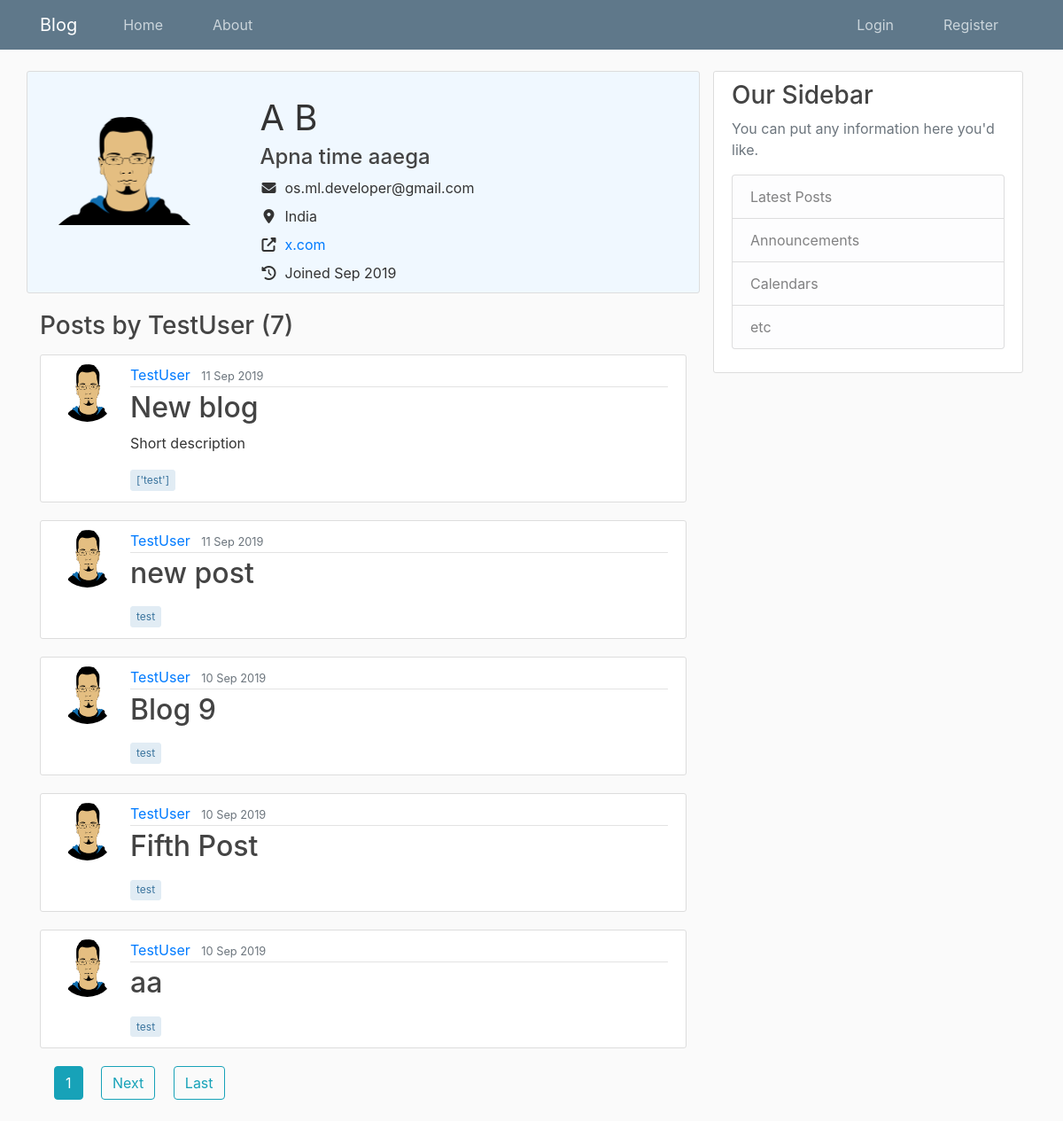
Screenshot of /blog/user/TestUser with the database file from the repository.
### Users/models.py (models this page shows, shortened)
class Profile(models.Model):
    user = models.OneToOneField(User, on_delete=models.CASCADE)
    bio = models.CharField(null=True, max_length=140, blank=True)
    image = models.ImageField(default='default.jpg', upload_to='profile_pics', blank=True)
    public = models.BooleanField(default=False)
    website = models.CharField(null=True, blank=True, max_length=80)
    location = models.CharField(null=True, max_length=200, blank=True)
    join_date = models.DateTimeField(auto_now_add=True)
    def __str__(self):
        return f'{self.user.username} Profile'

### Blog/models.py (models this page shows, shortened)
class Post(models.Model):
    title = models.CharField(max_length=80, unique=True)
    slug = models.SlugField(default='', max_length=80)
    short_des = models.TextField(default='', max_length=500, blank=True)
    content = models.TextField()
    tags = models.CharField(max_length=80, default='', blank=True)
    date_posted = models.DateTimeField(default=timezone.now)
    last_updated = models.DateTimeField(auto_now=True)
    author = models.ForeignKey(User, null=True, on_delete=models.SET_NULL)
    publish = models.BooleanField(default=False)

### Blog/views.py (the view)
# urls.py: path('user/<str:username>', UserPostListView.as_view(), name='user-posts'),
class UserPostListView(ListView):
    template_name = 'Blog/user_posts.html'   # <app>/<model>_<viewtype>.html
    context_object_name = 'posts'
    queryset = Post.objects.filter(publish=True)
    paginate_by = 5
    def get_queryset(self):
        user = get_object_or_404(User, username=self.kwargs.get('username'))
        return Post.objects.filter(author=user).order_by('-date_posted')
    def get_context_data(self, **kwargs):
        context = super(UserPostListView, self).get_context_data(**kwargs)
        context['author'] = get_object_or_404(User,
                                                username=self.kwargs.get('username')
                                                )
        context['profile'] = get_object_or_404(Profile,
                                                user=get_object_or_404(
                                                    User,
                                                    username=self.kwargs.get('username')
                                                    ))
        return context

### Blog/templates/Blog/user_posts.html (shortened to what this page needs)
{% extends "Blog/base.html" %}
{% block content %}
{% ifnotequal profile.user user %}
<div class="row {{profile}} content-section mt-0">
    <div class="avatar col-12 col-lg-3 col-xs-12 col-md-3 pr-3">
        <img class="user-img" src="{{ profile.image.url }}" alt="{{ author.first_name }} {{ author.last_name }}">
    </div>
    <div class="profile-info col-12 col-lg-9 col-xs-12 col-md-9 mt-1 pr-3">
        <ul class="list-unstyled ml-5 pr-3">
            <li class="user-name mt-2 account-heading">
                {{ author.first_name }} {{ author.last_name }}
            </li>
            <h4 class="user-bio mb-2">
                {{ profile.bio }}
            </h4>
            {% if profile.public %}
            <li class="user-email mt-2">
                <span><i class="fa fa-envelope fa-fw mr-2"></i>{{ author.email }}</span>
            </li>
            {% endif %}
            {% if profile.location %}
            <li class="user-location mt-2">
                <span><i class="fa fa-map-marker-alt fa-fw mr-2"></i>{{ profile.location }}</span>
            </li>
            {% endif %}
            {% if profile.website %}
            <li class="user-website mt-2">
                <span>
                    <i class="fa fa-external-link-alt fa-fw mr-2"></i><a href="{{profile.website}}" target="_blank">{{ profile.website }}</a>
                </span>
            </li>
            {% endif %}
            <li class="user-join-date mt-2">
                <span>
                <i class="fa fa-history fa-fw mr-2"></i>Joined {{ profile.join_date|date:"M Y" }}<li>
            </span>
        </ul>
    </div>
</div>
<h3 class="mb-3">Posts by {{ view.kwargs.username }} ({{ page_obj.paginator.count }})</h3>
{% else %}
<h3 class="mb-3">Total Posts ({{ page_obj.paginator.count }})</h3>
{% endifnotequal %}
{% for post in posts %}
<div class="media content-section">
    <img class="rounded-circle article-img" src="{{ post.author.profile.image.url }}">
    <div class="media-body">
        <div class="article-metadata">
            <a class="mr-2" href="{% url 'Blog:user-posts' post.author.username %}">{{ author }}</a>
            <small class="text-muted">{{ post.date_posted|date:"j M Y" }}</small>
        </div>
        <h2><a class="article-title" href="{% url 'Blog:post-detail' post.slug %}">{{ post.title }}</a></h2>
        <p class="article-short-des">{{ post.short_des }}</p>
        <p class="article-tags">{{ post.tags }}</p>
    </div>
</div>
{% endfor %}
{% if is_paginated %}
     {% for num in page_obj.paginator.page_range %} {% if page_obj.number == num %}
    <a class="btn btn-info ml-3 mb-4" href="?page={{num}}">{{num}}</a> {% elif num > obj.page_obj.number|add:'-3' and num > obj.page_obj.number|add:'3' %}
    <a class="btn btn-outline-info ml-3 mb-4" href="?page={{num}}">{{num}}</a> {% endif %} {% endfor %} {% if page_obj.has_next %}
    <a class="btn btn-outline-info ml-3 mb-4" href="?page={{ page_obj.next_page_number }}">Next</a>
    <a class="btn btn-outline-info ml-3 mb-4" href="?page={{ page_obj.paginator.num_pages }}">Last</a>
    {% endif %}
{% endif %}
{% endblock content %}

### Blog/static/Blog/main.css (style rules this page uses)
body { background: #fafafa; color: #333333; margin-top: 5rem; }
h1, h2, h3, h4, h5, h6 { color: #444444; }
ul { margin: 0; }
.content-section { background: #ffffff; padding: 10px 20px; border: 1px solid #dddddd; border-radius: 3px; margin-bottom: 20px; }
.article-title { color: #444444; }
.article-content, .article-short-des { white-space: pre-line; }
.article-img { height: 65px; width: 65px; margin-right: 16px; }
.article-metadata { padding-bottom: 1px; margin-bottom: 4px; border-bottom: 1px solid #e3e3e3 }
.account-heading { font-size: 2.5rem; }
.article-tags { display: inline-block; padding: .4em .5em; margin: 2px 2px 2px 0; font-size: 12px; line-height: 1; white-space: nowrap; text-decoration: none; text-align: center; border-width: 1px; border-style: solid; border-radius: 3px; transition: all .15s ease-in-out; color: #39739d; background-color: #E1ECF4; border-color: #E1ECF4; }
.Profile { background-color: aliceblue; }
.profile-info { display: flex; flex-direction: column; }
.avatar { max-height: 200px; line-height: 200px; text-align: center; }
.avatar img { max-height: 100%; max-width: 100%; }

### rows the page displays
Profile: image (picture), bio "Apna time aaega", location "India", website "x.com", join_date "Sep 2019"
Post: author.profile.image (picture), date_posted "11 Sep 2019", title "New blog", short_des "Short description", tags "['test']"
Post: author.profile.image (picture), date_posted "11 Sep 2019", title "new post", tags "test"
Post: author.profile.image (picture), date_posted "10 Sep 2019", title "Blog 9", tags "test"
Post: author.profile.image (picture), date_posted "10 Sep 2019", title "Fifth Post", tags "test"
Post: author.profile.image (picture), date_posted "10 Sep 2019", title "aa", tags "test"

### other values shown
{{ author.first_name }} "A"
{{ author.last_name }} "B"
{{ author.email }} "os.ml.developer@gmail.com"
{{ view.kwargs.username }} "TestUser"
{{ page_obj.paginator.count }} "7"
{{ author }} "TestUser"
{{ num }} "1"
